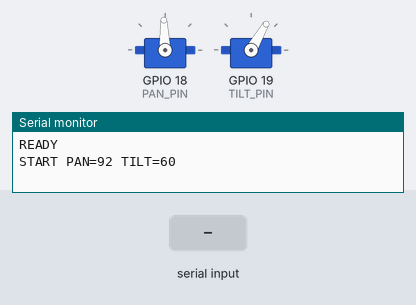
Recording of a sketch running on a simulated ESP32. Parts: 2 × servo, the last lines printed to the serial monitor. Inputs (shaded band) come from the test bench.

Above: at 2.2 s.
2.3 s: "M,,45\n" received over Serial
At 3.5 s:
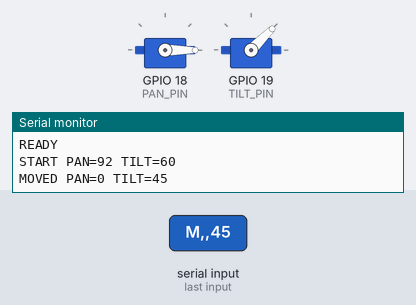
3.8 s: "RESET\n" received over Serial
At 4.7 s:
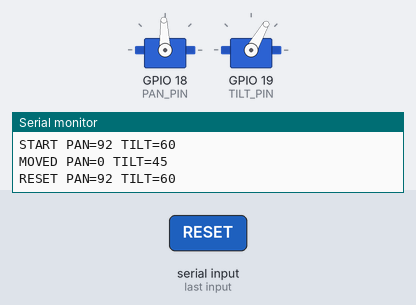
Timing chart, 0 to 6.8 s (numbered marks = the images above; inputs shaded):
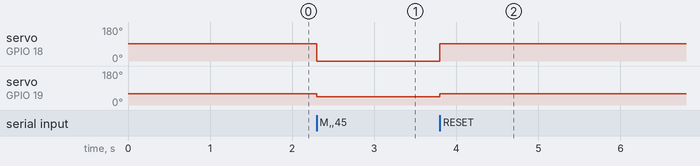

Measured:
- after the input at 2.3 s, servo on GPIO 18 (PAN_PIN): 92° → 0° at once; servo on GPIO 19 (TILT_PIN): 60° → 45° at once
- after the input at 3.8 s, servo on GPIO 18 (PAN_PIN): 0° → 92° at once; servo on GPIO 19 (TILT_PIN): 45° → 60° at once

The sketch:

laser_pointer.ino
```cpp
#include <ESP32Servo.h>

// Create servo objects
Servo panServo;
Servo tiltServo;

// ESP32 GPIO pins
const int PAN_PIN = 18;
const int TILT_PIN = 19;

// Default/reset position
const int START_PAN = 92;
const int START_TILT = 60;

// Servo angle limits
const int PAN_MIN = 0;
const int PAN_MAX = 180;

const int TILT_MIN = 0;
const int TILT_MAX = 180;

void setup() {
  // Start serial communication with Python
  Serial.begin(115200);

  // Configure servo PWM frequency
  panServo.setPeriodHertz(50);
  tiltServo.setPeriodHertz(50);

  // Attach servos using pulse-width limits
  panServo.attach(PAN_PIN, 500, 2500);
  tiltServo.attach(TILT_PIN, 500, 2500);

  // Move to starting position
  panServo.write(START_PAN);
  tiltServo.write(START_TILT);

  delay(1000);

  // Notify Python that the ESP32 is ready
  Serial.println("READY");
  Serial.println("START PAN=92 TILT=60");
}

void loop() {
  // Wait until a serial command is received
  if (!Serial.available()) {
    return;
  }

  // Read one command until newline
  String command = Serial.readStringUntil('\n');
  command.trim();

  // Movement command format: M,PAN,TILT
  if (command.startsWith("M,")) {
    int comma1 = command.indexOf(',');
    int comma2 = command.indexOf(',', comma1 + 1);

    if (comma2 > 0) {
      int panAngle = command.substring(comma1 + 1, comma2).toInt();
      int tiltAngle = command.substring(comma2 + 1).toInt();

      // Keep angles within permitted limits
      panAngle = constrain(panAngle, PAN_MIN, PAN_MAX);
      tiltAngle = constrain(tiltAngle, TILT_MIN, TILT_MAX);

      // Move both servos
      panServo.write(panAngle);
      tiltServo.write(tiltAngle);

      // Send confirmation to Python
      Serial.print("MOVED PAN=");
      Serial.print(panAngle);
      Serial.print(" TILT=");
      Serial.println(tiltAngle);
    }
  }
  // Reset command
  else if (command == "RESET") {
    panServo.write(START_PAN);
    tiltServo.write(START_TILT);

    Serial.println("RESET PAN=92 TILT=60");
  }
}
```
